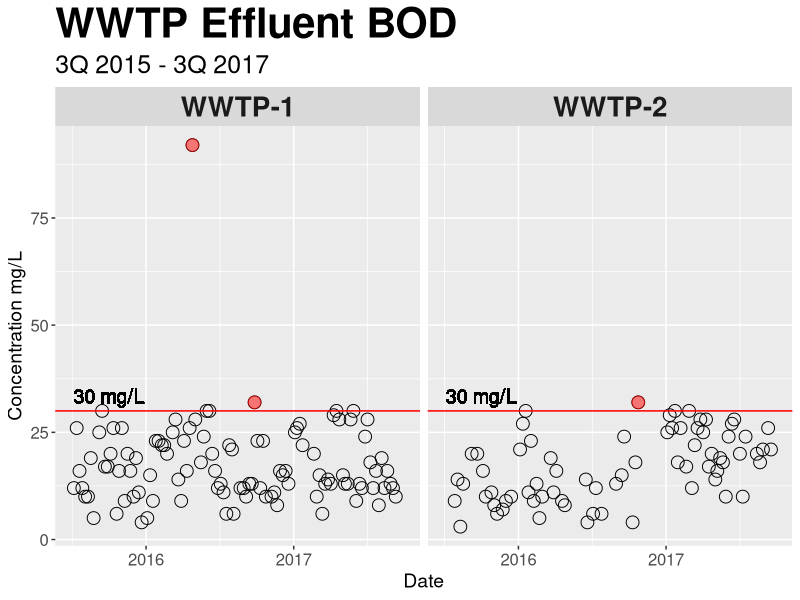
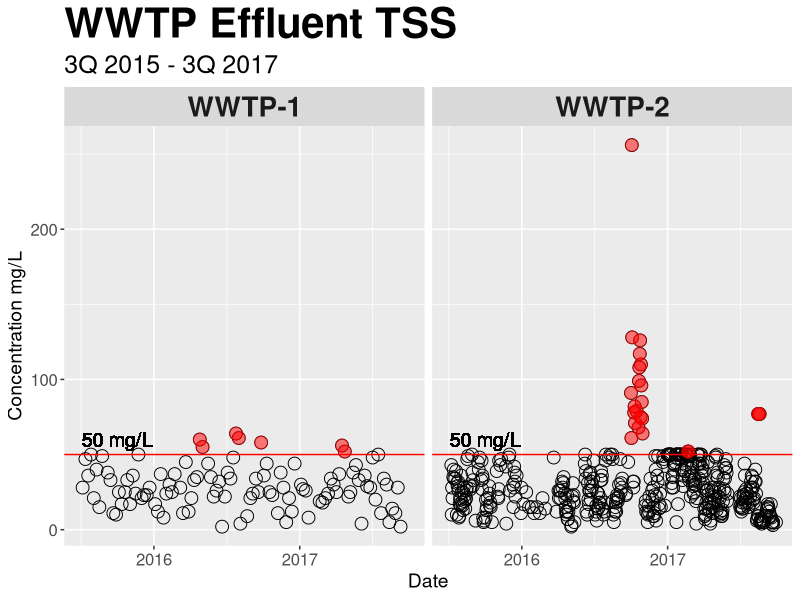
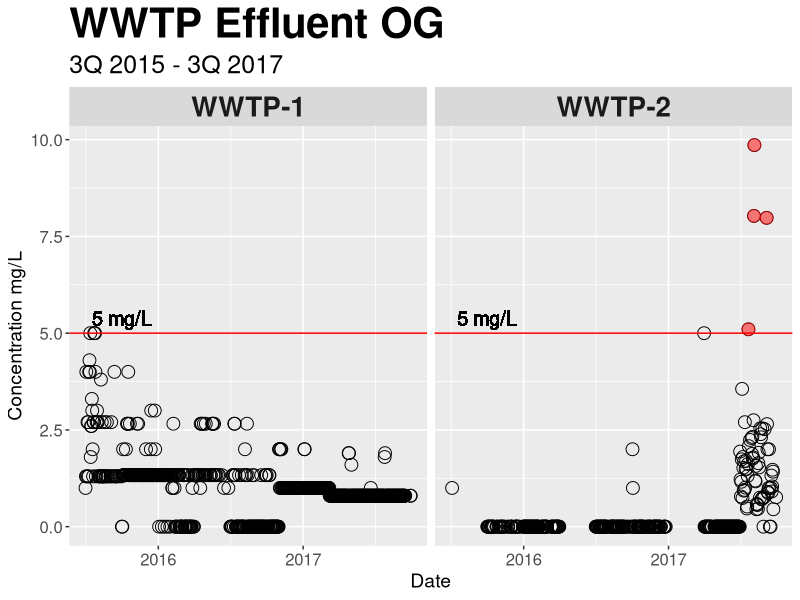
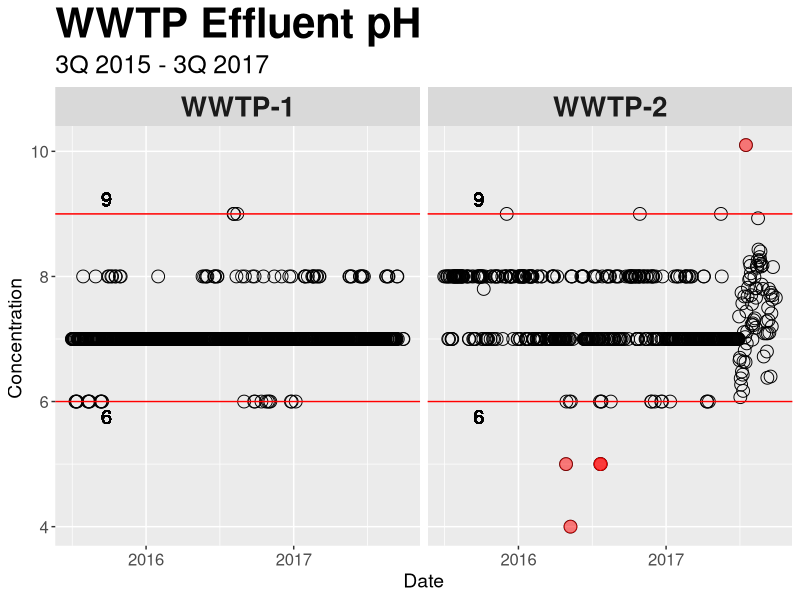
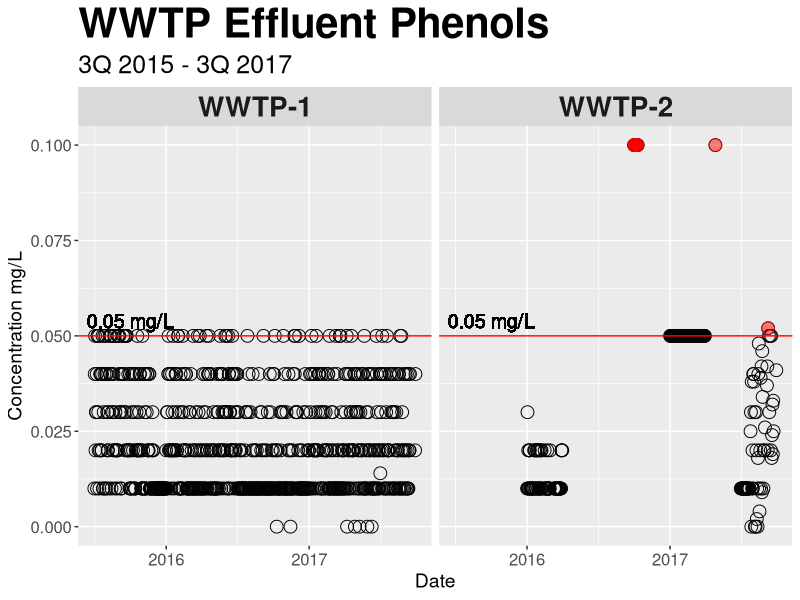
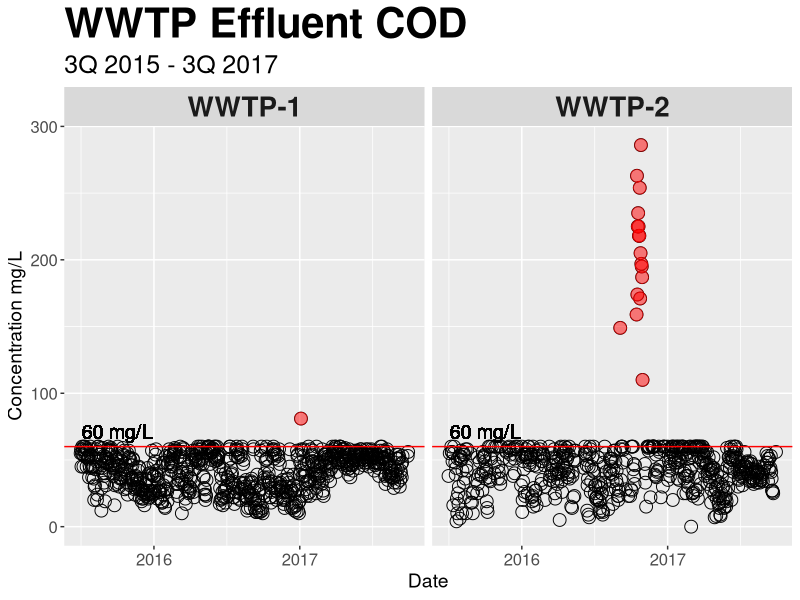
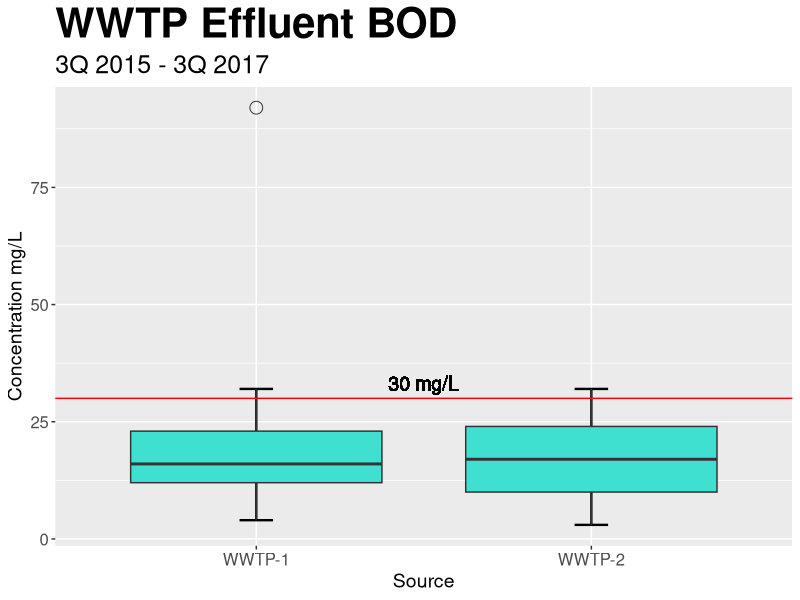
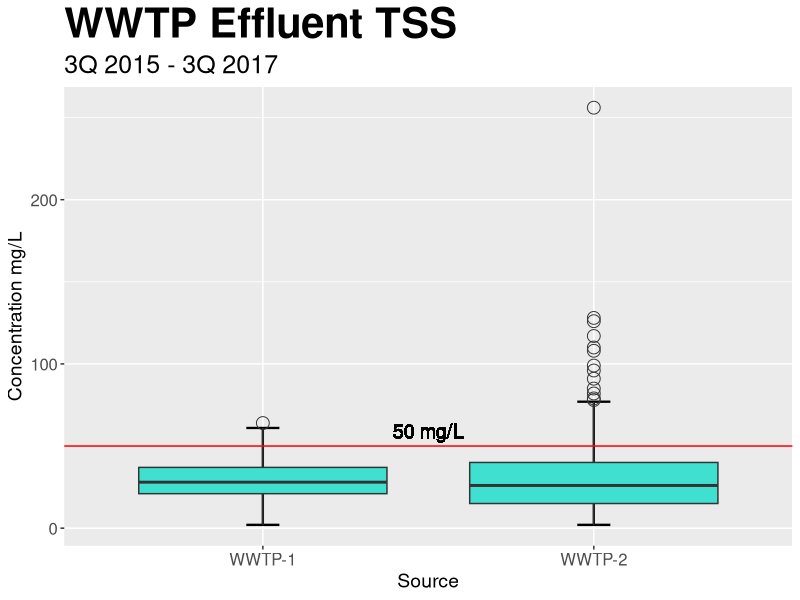

Write the R code that produced these figures, in order.
library(ggplot2)
library(dplyr)
library(lubridate)

## Read data into R and save raw data
WWTP1 <- read.csv("WWTP1.csv", stringsAsFactors = FALSE, 
                  na.strings = c("", "-", "no sample", "No data", "no data"))

WWTP2 <- read.csv("WWTP2.csv", stringsAsFactors = FALSE, 
                  na.strings = c("", "-", "no sample", "No data", "no data"))

rawdata <- tbl_df(rbind(
        mutate(WWTP1, Source = as.factor("WWTP-1")),
        mutate(WWTP2, Source = as.factor("WWTP-2")) 
))
remove(WWTP1, WWTP2)

## Save compiled raw data
parameters <- c("BOD", "TSS", "OG", "pH", "Phenols", "COD")
colnames(rawdata) <- c("Date", "Discharge", parameters, "Source")
rawdata$Date <- as.Date(rawdata$Date, format = "%m/%d/%Y")
write.csv(rawdata, "WWTP-rawdata.csv", row.names = FALSE)

## Clean raw data and save as full data
fulldata <- rawdata

## Replace Phenols recorded as <0.1 with NA
fulldata$Phenols[grep(pattern="<", x=fulldata$Phenols)] <- NA

## Replace "nil" with 0, convert data to numeric
for (i in parameters) {
        fulldata[[i]] <- gsub("nil", x = fulldata[[i]], replacement = 0)
        fulldata[[i]] <- as.numeric(fulldata[[i]])
}

## Save full data
write.csv(fulldata, "WWTP-fulldata.csv", row.names = FALSE)


## Manila bay was reclassifed from Class SC to Class SB
## Company followed Class SB limits starting on April 17, 2015
## For simplification, whole 2Q 2015 was removed from analysis
index.2Q15 <- which(fulldata$Date < as.Date("7/1/2015", format = "%m/%d/%Y"))
Q215 <- fulldata[index.2Q15, ]

## Often when parameters are offspec, effluent is not discharged to Manila bay
## Identify data from instances with No discharge
index.nodis <- which(fulldata$Discharge %in% c("No discharge", "0", "Maintenance S/D"))
Nodis <- fulldata[index.nodis, ]
write.csv(Nodis, "WWTP-Nodischarge.csv", row.names = FALSE)

## Remove No discharge data and Class SC data
clean <- fulldata[!(1:nrow(fulldata) %in% unique(c(index.2Q15,index.nodis))), ]
write.csv(clean, "WWTP-cleandata.csv", row.names = FALSE)

## Add periods for plotting
pd <- as.Date("1/1/2017", format = "%m/%d/%Y") 
cleanpd <- clean %>% mutate(Year = as.factor(year(Date)), Quarter = as.factor(
                paste0(Year, " ", quarter(Date), "Q"))
        ) %>% select(-Discharge)

## Clean Environment
remove(rawdata, fulldata, Q215, Nodis)
remove(index.2Q15, index.nodis, clean)

## Create Clean Plots

## Create "pol" data frame for looped plotting
pol <- data.frame(
        type = parameters,
        hlim = c(30, 50, 5, 9.0, 0.05, 60),
        llim = c(NA, NA, NA, 6.0, NA, NA),
        units = c(rep("mg/L",3), "", rep("mg/L", 2)),
        stringsAsFactors = FALSE)

pos <- as.Date("10/01/2015", format = "%m/%d/%Y")
th <- theme(
        plot.title = element_text(size = 30, face = "bold"),
        plot.subtitle = element_text(size = 18),
        axis.text = element_text(size = 12),
        axis.title = element_text(size = 14),
        strip.text.x = element_text(face = "bold", size = 20)
        )
ticks <- scale_x_date(breaks = as.Date(c("1/1/2016", "1/1/2017"),
        format = "%m/%d/%Y"), labels = c("2016", 2017))


## 1. Create Scatter Plots for Exploratory Analysis
for (i in 1:6){
        png(paste("Scatter", pol$type[i], ".png"), width = 640, height = 480) 
        print({
                ggplot(cleanpd, aes_string(x = "Date", y = pol$type[i])) +
                        facet_grid(facets = . ~ Source) + th + ticks +
                        labs(subtitle = "3Q 2015 - 3Q 2017",
                                y = paste("Concentration", pol$units[i])) +
                        geom_point(shape = 1, size = 4) +
                        ## High limit
                        geom_point(data = filter_(cleanpd,
                                paste(pol$type[i], ">", pol$hlim[i])),
                                col = "red", alpha = 0.5, size = 4) +
                        geom_hline(yintercept = pol$hlim[i], col = "red") +  
                        geom_text(aes(x = pos, y = pol$hlim[i],
                                label = paste(pol$hlim[i], pol$units[i]),
                                vjust = -0.5), size = 5) +
                        ## Low limit
                        geom_point(data = filter_(cleanpd,
                                paste(pol$type[i], "<", pol$llim[i])),
                                   col = "red", alpha = 0.5, size = 4) +
                        geom_hline(yintercept = pol$llim[i], col = "red") +  
                        geom_text(aes(x = pos, y = pol$llim[i],
                                      label = paste(pol$llim[i], pol$units[i]),
                                      vjust = 1.5), size = 5) + 
                        labs(title = paste("WWTP Effluent", pol$type[i])) 
        })   
        dev.off()
}

## Major noncompliances were observed for TSS and COD on 4th quarter 2016.
## A lot of quarters are missing from Phenols data


## 2. Create box plots per whole Time (~3 years)
## Environmental Performance charts are traditionally submitted as box plots
for (i in 1:6){
        png(paste("BoxT", pol$type[i], ".png"), width = 640, height = 480) 
        print({
                ggplot(cleanpd, aes_string(x = "Source", y = pol$type[i])) + th +
                        labs(subtitle = "3Q 2015 - 3Q 2017",
                             y = paste("Concentration", pol$units[i])) +
                        stat_boxplot(geom ="errorbar", width = 0.1, size = 0.8) +
                        geom_boxplot(fill = "turquoise", outlier.size = 4,
                                outlier.shape = 1) +
                        ## High limit
                        geom_hline(yintercept = pol$hlim[i], col = "red") +
                        geom_text(aes(x = 1.5, y = pol$hlim[i],
                                label = paste(pol$hlim[i], pol$units[i]),
                                vjust = -0.5), size = 5) +
                        ## Low limit
                        geom_hline(yintercept = pol$llim[i], col = "red") +
                        geom_text(aes(x = 1.5, y = pol$llim[i],
                                      label = paste(pol$llim[i], pol$units[i]),
                                      vjust = 1.5), size = 5) +
                        labs(title = paste("WWTP Effluent", pol$type[i]))
        })
        dev.off()
}

## Boxplots for the whole time frame (2015-2017) have whiskers extending beyond 
## the regulatory limits. These boxplots do not show that the company had been 
## fully compliant since the later quarters of 2017.


## 3. Create box plots per year
for (i in 1:6){
        png(paste("BoxY", pol$type[i], ".png"), width = 640, height = 480) 
        print({
                ggplot(cleanpd, aes_string(x = "Year", y = pol$type[i])) + th +
                        facet_grid(facets = . ~ Source) +
                        labs(subtitle = "3Q 2015 - 3Q 2017",
                             y = paste("Concentration", pol$units[i])) +
                        stat_boxplot(geom ="errorbar", width = 0.1, size = 0.8) +
                        geom_boxplot(fill = "turquoise", outlier.size = 4,
                                     outlier.shape = 1) +
                        ## High limit
                        geom_hline(yintercept = pol$hlim[i], col = "red") +
                        geom_text(aes(x = 2, y = pol$hlim[i],
                                      label = paste(pol$hlim[i], pol$units[i]),
                                      vjust = -0.5), size = 5) +
                        ## Low limit
                        geom_hline(yintercept = pol$llim[i], col = "red") +
                        geom_text(aes(x = 2, y = pol$llim[i],
                                      label = paste(pol$llim[i], pol$units[i]),
                                      vjust = 1.5), size = 5) +
                        labs(title = paste("WWTP Effluent", pol$type[i]))
        })
        dev.off()
}

## Even though the box plots per year already shows the great improvement of the
## company in following regulatory limits by year 2017, it did not show the 
## progressive improvement within 2017 particularly in TSS and Phenols whose 
## 2017 box plots still have whiskers extending beyond the regulatory limits.


## 4. Create box plots per quarter
for (i in 1:6){
        png(paste("BoxQ", pol$type[i], ".png"), width = 640, height = 480) 
        print({
                ggplot(cleanpd, aes_string(x = "Quarter", y = pol$type[i])) + th +
                        facet_grid(facets = Source ~ .) +
                        labs(subtitle = "3Q 2015 - 3Q 2017",
                             y = paste("Concentration", pol$units[i])) +
                        stat_boxplot(geom ="errorbar", width = 0.1, size = 0.8) +
                        geom_boxplot(fill = "turquoise", outlier.size = 4,
                                     outlier.shape = 1) +
                        ## High limit
                        geom_hline(yintercept = pol$hlim[i], col = "red") +
                        geom_text(aes(x = 2, y = pol$hlim[i],
                                      label = paste(pol$hlim[i], pol$units[i]),
                                      vjust = -0.5), size = 5) +
                        ## Low limit
                        geom_hline(yintercept = pol$llim[i], col = "red") +
                        geom_text(aes(x = 2, y = pol$llim[i],
                                      label = paste(pol$llim[i], pol$units[i]),
                                      vjust = 1.5), size = 5) +
                        labs(title = paste("WWTP Effluent", pol$type[i]))
        })
        dev.off()
}

## Box plots per quarter show improvement from 1Q 2017 to 3Q 2017.
## However, plotting per quarter also emphasizes major noncompliances in TSS and
## COD in 4th quarter 2016, as well as record gaps in Phenols.



## 5. Create box plots per mixed period
## Yearly for 2015 and 2016, quarterly for 2017
## It was noted that this form of summarization skews the x-axis scale and other
## plot types (ie, scatter plot) may be better for showing improvement over time

cleanpd <- mutate(cleanpd, Period = ifelse(Date < pd, levels(Year)[Year],
                levels(Quarter)[Quarter]))

for (i in 1:6){
        png(paste("BoxP", pol$type[i], ".png"), width = 640, height = 480) 
        print({
                ggplot(cleanpd, aes_string(x = "Period", y = pol$type[i])) + th +
                        facet_grid(facets = . ~ Source) +
                        labs(subtitle = "3Q 2015 - 3Q 2017",
                             y = paste("Concentration", pol$units[i])) +
                        stat_boxplot(geom ="errorbar", width = 0.1, size = 0.8) +
                        geom_boxplot(fill = "turquoise", outlier.size = 4,
                                     outlier.shape = 1) +
                        ## High limit
                        geom_hline(yintercept = pol$hlim[i], col = "red") +
                        geom_text(aes(x = 2, y = pol$hlim[i],
                                      label = paste(pol$hlim[i], pol$units[i]),
                                      vjust = -0.5), size = 5) +
                        ## Low limit
                        geom_hline(yintercept = pol$llim[i], col = "red") +
                        geom_text(aes(x = 2, y = pol$llim[i],
                                      label = paste(pol$llim[i], pol$units[i]),
                                      vjust = 1.5), size = 5) +
                        labs(title = paste("WWTP Effluent", pol$type[i]))
        })
        dev.off()
}

## Almost all of the box plots now have whiskers below Class SB limits.
## The medians are also progressing downwards from 1Q to 3Q 2017.
## However, there are blatant outliers for TSS and COD that are skewing plots.
## Adjusting the plot y-axis limit will allow for better plot aesthetics.


## 6. Create bound period box plots

pol$ylimh <- c(45, 80, 5, 10, 0.12, 120)
pol$yliml <- c(0, 0, 0, 4, 0, 0)

for (i in 1:6){
        png(paste("BoundBoxP", pol$type[i], ".png"), width = 640, height = 480) 
        print({
                ggplot(cleanpd, aes_string(x = "Period", y = pol$type[i])) + th +
                        facet_grid(facets = . ~ Source) +
                        coord_cartesian(ylim = c(pol$yliml[i], pol$ylimh[i])) +
                        labs(subtitle = "3Q 2015 - 3Q 2017",
                             y = paste("Concentration", pol$units[i])) +
                        stat_boxplot(geom ="errorbar", width = 0.1, size = 0.8) +
                        geom_boxplot(fill = "turquoise", outlier.size = 4,
                                     outlier.shape = 1) +
                        ## High limit
                        geom_hline(yintercept = pol$hlim[i], col = "red") +
                        geom_text(aes(x = 2, y = pol$hlim[i],
                                      label = paste(pol$hlim[i], pol$units[i]),
                                      vjust = -0.5), size = 5) +
                        ## Low limit
                        geom_hline(yintercept = pol$llim[i], col = "red") +
                        geom_text(aes(x = 2, y = pol$llim[i],
                                      label = paste(pol$llim[i], pol$units[i]),
                                      vjust = 1.5), size = 5) +
                        labs(title = paste("WWTP Effluent", pol$type[i]))
        })
        dev.off()
}

## These are the only plots that management found acceptable, amidst caution that 
## the x-axis scale was skewed by the mixed period groupings.
